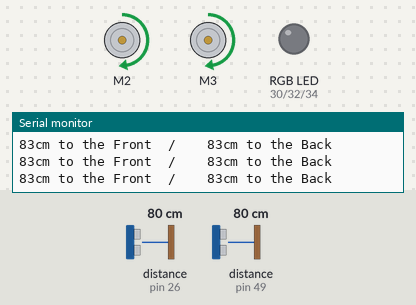
Bench run of a sketch on a simulated Arduino Mega 2560, built with avr-gcc and run on an emulated ATmega2560. Shown: 2 × DC motor (green arrow = forward, orange = backward, longer = faster), an RGB LED mixed from three pins (HIGH = lit), the last lines printed to the serial monitor. Wiring (inferred from the names in the program): 2 × ultrasonic range finder: trigger pin 27, echo pin 26 / trigger pin 50, echo pin 49. Dashed ring = blinking. The test bench sets the inputs (shaded band); at power-on: distance to the obstacle (sensors on pin 26, pin 49) 80 cm. The echo pulse lasts 58.3 µs per cm; dim RGB values are drawn brighter than linear; pins used as bus, display or sensor lines are not drawn.

Above: at 2.7 s.
2.8 s: distance to the obstacle (sensor on pin 26) set to 61 cm
4.3 s: distance to the obstacle (sensor on pin 26) set to 54 cm
At 5.0 s:
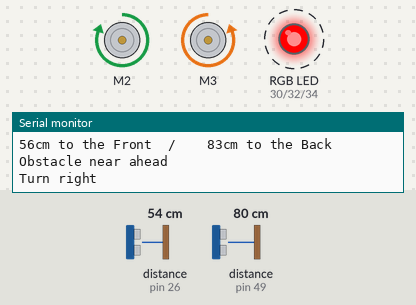
7.3 s: distance to the obstacle (sensor on pin 26) set to 22 cm
10.3 s: distance to the obstacle (sensor on pin 26) set to 17 cm
At 11.8 s:
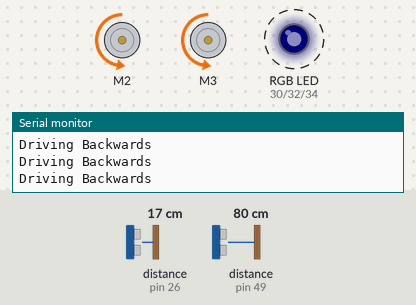
13.3 s: distance to the obstacle (sensor on pin 49) set to 2 cm
At 13.9 s:
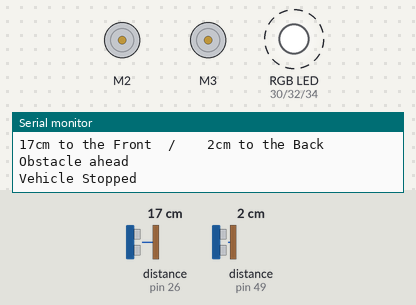
16.3 s: distance to the obstacle (sensor on pin 26) set to 120 cm
At 18.2 s:
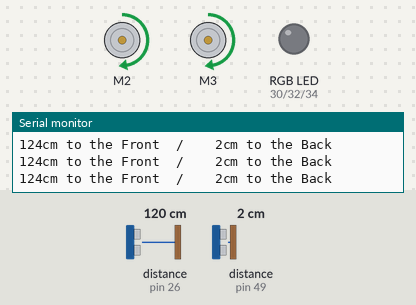
Timing chart, 0 to 19.2 s (numbered marks = the images above; inputs shaded):
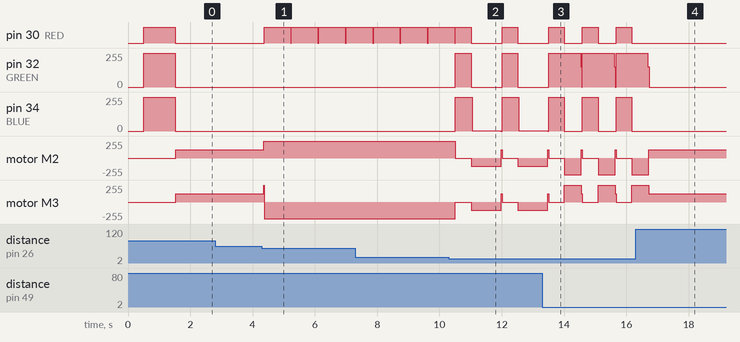

The sketch:

_2WheelRobot_v9.ino
```cpp
#include <stdio.h>
#include <Ultrasonic.h>
#include <AFMotor.h>

AF_DCMotor motor1(2);
AF_DCMotor motor2(3);

#define trigPinFwd 27 // define the pins of your sensor
#define echoPinFwd 26
#define trigPinBwd 50 // define the pins of your sensor
#define echoPinBwd 49
#define BLUE 34 // Pin 34 connected to monitoring LED
#define GREEN 32 // Pin 32 connected to monitoring LED
#define RED 30 // Pin 30 connected to monitoring LED

int hitTimeFwd;
int hitTimeBwd;
int distanceObstacleFwd;
int distanceObstacleBwd;
int factorSpeed = 100;
int currentSpeed;
int max_cm_distance = 255;

void setup() {
  Serial.begin(9600);
  delay(500);
  distance2driveFwd();
  distance2driveBwd();
  pinMode(BLUE, OUTPUT);
  pinMode(GREEN, OUTPUT);
  pinMode(RED, OUTPUT);
  pinMode(trigPinFwd, OUTPUT); // Not sure it is necessary
  pinMode(echoPinFwd, INPUT); // Not sure it is necessary
  pinMode(trigPinBwd, OUTPUT); // Not sure it is necessary
  pinMode(echoPinBwd, INPUT); // Not sure it is necessary
  digitalWrite(BLUE, HIGH); // Monitoring of LED during startup
  digitalWrite(GREEN, HIGH); // Monitoring of LED during startup
  digitalWrite(RED, HIGH); // Monitoring of LED during startup
  delay(1000);
  digitalWrite(BLUE, LOW); // Monitoring of LED during startup
  digitalWrite(GREEN, LOW); // Monitoring of LED during startup
  digitalWrite(RED, LOW); // Monitoring of LED during startup
}

void halfSpeed()                   //Function
{
  motor1.setSpeed(factorSpeed*254/200);
  motor2.setSpeed(factorSpeed*254/200);
}

void fullSpeed()                  //Function
{
  motor1.setSpeed(factorSpeed*254/100);
  motor2.setSpeed(factorSpeed*254/100);
}

void stopvehicle()                 //Function
{
  Serial.println("Vehicle Stopped");
  motor1.run(RELEASE);
  motor2.run(RELEASE);
  digitalWrite(RED, HIGH);
  digitalWrite(GREEN, HIGH);
  digitalWrite(BLUE, HIGH);
  delay(500);
  digitalWrite(RED, LOW);
  digitalWrite(GREEN, LOW);
  digitalWrite(BLUE, LOW);
}

void turnback()                   //Function
{

  Serial.println("Driving Backwards");
  digitalWrite(BLUE, HIGH); // Blue LED on
  motor1.run(BACKWARD);
  motor2.run(BACKWARD);
  digitalWrite(BLUE, LOW); // Blue LED off
 }

void turnleft()               //Function
{
  digitalWrite(GREEN, HIGH); // Blue LED on
  fullSpeed();
  Serial.println("Turn left");
  motor1.run(BACKWARD);
  motor2.run(FORWARD);
  digitalWrite(GREEN, LOW); // Blue LED on
 }

void turnright()              //Function
{
  fullSpeed();
  Serial.println("Turn right");
  int counterRed;
  for(int counterRed = 0; counterRed < 400; counterRed++)
    {
          motor1.run(FORWARD);
          motor2.run(BACKWARD);
          digitalWrite(RED, HIGH); // Blue LED on
          delay(2);
    }
  digitalWrite(RED, LOW); // Blue LED off
}

int distance2driveFwd()         //Function with Ultrasound sensor
{
  Ultrasonic ultrasonicFwd(trigPinFwd, echoPinFwd);
  int distanceObstacleFwd = ultrasonicFwd.distanceRead();
  if (distanceObstacleFwd == 0)
    {
      distanceObstacleFwd = max_cm_distance;
    }
  return distanceObstacleFwd;
}

int distance2driveBwd()       //Function with Ultrasound sensor
{
    Ultrasonic ultrasonicBwd(trigPinBwd, echoPinBwd);
    int distanceObstacleBwd = ultrasonicBwd.distanceRead();
    if (distanceObstacleBwd == 0)
    {
      distanceObstacleBwd = max_cm_distance;
    }
  return distanceObstacleBwd;
}

void obstacleFwd() {              //Function with driving logic
  int distanceObstacleFwd = distance2driveFwd();
  int distanceObstacleBwd = distance2driveBwd();
  if (distanceObstacleFwd == 0)
    {   delay(10);    }
  else if (distanceObstacleFwd < 20)      // close obstacle forward
    {
      Serial.println("Obstacle ahead");
      stopvehicle();
      int counterBack;
      for(int counterBack = 0; counterBack < 50; counterBack++)
        {
        if (distanceObstacleBwd > 30)
        { turnback(); }
        else if (distanceObstacleBwd <30)
        { turnleft(); }
        } }
  else if (distanceObstacleFwd < 60)      // far obstacle forward
    {
      Serial.println("Obstacle near ahead");
      turnright();
     }
}
void acceleration()               //Function, not yet tested
{
  halfSpeed();
  motor1.run(FORWARD);
  motor2.run(FORWARD);
  int currentSpeed;
  if (distanceObstacleFwd> 150)
  {
    for(int currentSpeed= 50; currentSpeed < 255; currentSpeed++)
    {
      Serial.println("Accelerating");
      motor1.setSpeed(currentSpeed);
      motor2.setSpeed(currentSpeed);
     }
   }   }

void loop() {
  int distanceObstacleFwd = distance2driveFwd();
  int distanceObstacleBwd = distance2driveBwd();
  Serial.print(distanceObstacleFwd);
  Serial.print("cm to the Front  /    ");
  Serial.print(distanceObstacleBwd);
  Serial.println("cm to the Back");
  acceleration();
  obstacleFwd();
  delay(10);
}
```

Measured:
- the behaviour switches between 58 and 57 cm on distance to the obstacle (sensor on pin 26) (found by bisection; images 0 and 1)
- the behaviour switches between 20 and 19 cm on distance to the obstacle (sensor on pin 26) (found by bisection; images 1 and 2)
- after the input at 4.3 s, pin 30 (RED): alternates HIGH for 0.85 s and LOW for 0.03 s, starting after 0.07 s; motor M2: forward 127/255 → forward 254/255 after 0.06 s; motor M3: forward 127/255 → backward 254/255 after 0.06 s
- after the input at 10.3 s, pin 32 (GREEN): alternates 255/255 for 0.50 s and 0/255 for 1.0 s, starting after 0.21 s; pin 34 (BLUE): alternates 255/255 for 0.56 s and 2/255 for 0.92 s, starting after 0.21 s; motor M2, motor M3: alternates backward 127/255 for 0.96 s and stopped for 0.52 s, starting after 0.21 s
- after the input at 13.3 s, pin 30 (RED): alternates HIGH for 0.50 s and LOW for 0.58 s, starting after 1.3 s; pin 34 (BLUE): alternates 255/255 for 0.50 s and 0/255 for 0.58 s, starting after 0.71 s
- after the input at 16.3 s, pin 30 (RED): stops changing and stays LOW; pin 32 (GREEN): goes on until 16.7 s, then stays 0/255; pin 34 (BLUE): stops changing and stays 0/255; motor M2, motor M3: goes on until 16.7 s, then stays forward 127/255
